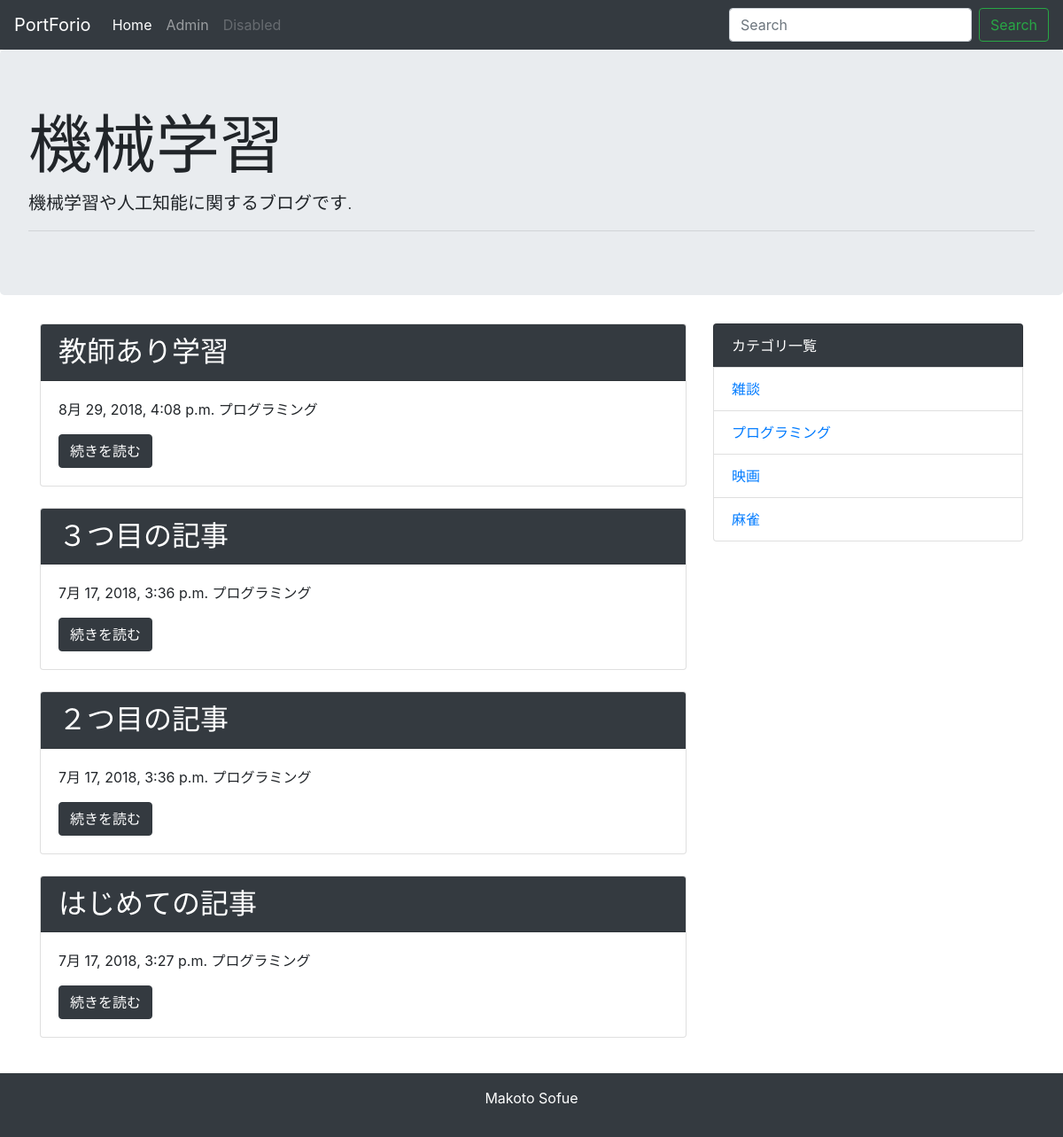
The app's page / (signed in) with its own data.
### blog/models.py (models this page shows, shortened)
class Post(models.Model):
    title = models.CharField("タイトル", max_length=255)
    text = models.TextField("本文")
    created_at = models.DateTimeField("作成日", default=timezone.now)
    category = models.ForeignKey(Category, verbose_name="カテゴリ",on_delete=models.PROTECT)

class Category(models.Model):
    name = models.CharField("カテゴリ名", max_length=255)
    created_at = models.DateTimeField("作成日", default=timezone.now)
    def __str__(self):
        return self.name

### blog/views.py (the view)
# urls.py: path('', views.IndexView.as_view(), name='index'),
class IndexView(generic.ListView):
    model = Post
    pagenate_by = 10
    def get_queryset(self):
        queryset = Post.objects.order_by('-created_at')
        keyword = self.request.GET.get('keyword')
        if keyword :
            queryset = queryset.filter(
                Q(title__icontains=keyword) | Q(text__icontains=keyword)
                )
        return queryset

### blog/context_processors.py (called while the page is built)
def common(request):
    context = {
        'category_list':Category.objects.all(),
    }
    return context

### blog/templates/blog/post_list.html (shortened to what this page needs)
{% extends 'blog/base.html' %}
{% block content %}
{% for post in post_list %}
<div class="card mb-4 ">
    <h2 class="card-header bg-dark text-white ">{{ post.title }}</h2>
    <div class="card-body">
        <p>{{ post.created_at }}  {{ post.category }}</p>
        <a href="{% url 'blog:detail' post.pk %}" class="btn btn-dark">続きを読む</a>
    </div>
</div>
{% endfor %}
{% endblock %}

### blog/templates/blog/base.html (shortened to what this page needs)
<!doctype html>
<html lang="ja">
  <head>
    <link rel="stylesheet" href="https://maxcdn.bootstrapcdn.com/bootstrap/4.0.0-beta.2/css/bootstrap.min.css">
  </head>
  <body>
    <nav class="navbar navbar-expand-lg navbar-dark bg-dark">
      <a class="navbar-brand" href="#">PortForio</a>
      <div class="collapse navbar-collapse" id="navbarSupportedContent">
        <ul class="navbar-nav mr-auto">
          <li class="nav-item active">
            <a class="nav-link" href="{% url 'blog:index' %}">Home
            </a>
          </li>
          {% if user.is_superuser %}
          <li class="nav-item">
            <a class="nav-link" href="{% url 'admin:index' %}">Admin</a>
          </li>
          {% endif %}
          <li class="nav-item">
            <a class="nav-link disabled" href="#">Disabled</a>
          </li>
        </ul>
        <form class="form-inline my-2 my-lg-0" method="GET" action="{% url "blog:index" %}">
          <input class="form-control mr-sm-2" type="text" placeholder="Search" aria-label="Search" name="keyword">
          <button class="btn btn-outline-success my-2 my-sm-0" type="submit">Search</button>
        </form>
      </div>
    </nav>
    <div class="jumbotron">
      <h1 class="display-3">機械学習</h1>
      <p class="lead">機械学習や人工知能に関するブログです.</p>
      <hr class="my-2">
    </div>
    <div class="container">
      <div class="row">
        <div class="col-md-8">
          {% block content %}
          {% endblock %}
        </div>
        <div class="col-md-4">
          <ul class="list-group mb-4">
            <li class="list-group-item bg-dark text-white" >カテゴリ一覧</li>
             {% for category in category_list %}
            <li class="list-group-item"><a href="{% url 'blog:category' category.pk %}">{{ category }}</a></li>
             {% endfor %}
          </ul>
        </div>
      </div>
    </div>
    <footer class="bg-dark text-white text-center py-3">
      <P>Makoto Sofue</P>
    </footer>
  </body>
</html>

### records on screen
Post: title "教師あり学習", created_at "8月 29, 2018, 4:08 p.m.", category "プログラミング"
Post: title "３つ目の記事", created_at "7月 17, 2018, 3:36 p.m.", category "プログラミング"
Post: title "２つ目の記事", created_at "7月 17, 2018, 3:36 p.m.", category "プログラミング"
Post: title "はじめての記事", created_at "7月 17, 2018, 3:27 p.m.", category "プログラミング"
Category: name "雑談"
Category: name "プログラミング"
Category: name "映画"
Category: name "麻雀"
